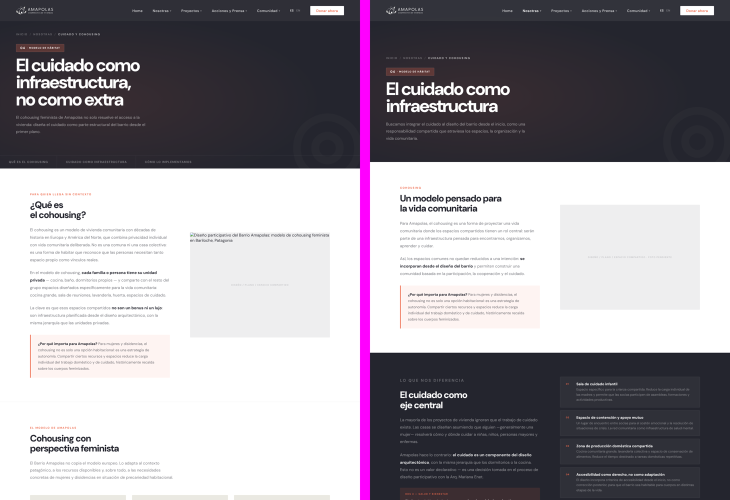
#> input picture docs/capturas/cohousing-escritorio-v5-vs-astro-1.png, 1460 x 1000 px, given in place of cohousing-escritorio-v5-vs-astro-1.png-desktop-v5.png, which was not available (shown at 1/2 size)
$ python compare.py ../docs/capturas/cohousing-escritorio-v5-vs-astro-1.png
#> lines starting #> are read from the running program, lines starting #| are printed output that depends on the picture; pictures that were not available may be replaced by others from this repository, and a replacement may not be noted
# Une capturas v5 | Astro lado a lado en tramos. Uso: python3 scripts/compare.py <nombre>
import sys, glob, os
from PIL import Image
name = sys.argv[1]
for f in glob.glob(f'docs/capturas/{name}-*-v5-vs-astro-*.png'): os.remove(f)
for vp, label, ch in [('desktop', 'escritorio', 2000), ('mobile', 'mobile', 3400)]:
    a = Image.open(f'screenshots/{name}-{vp}-v5.png'); b = Image.open(f'screenshots/{name}-{vp}-astro.png')
#> further down, a is the input picture: PIL image 1460x1000 RGB; mean R, G, B 154.8, 150.1, 157.3
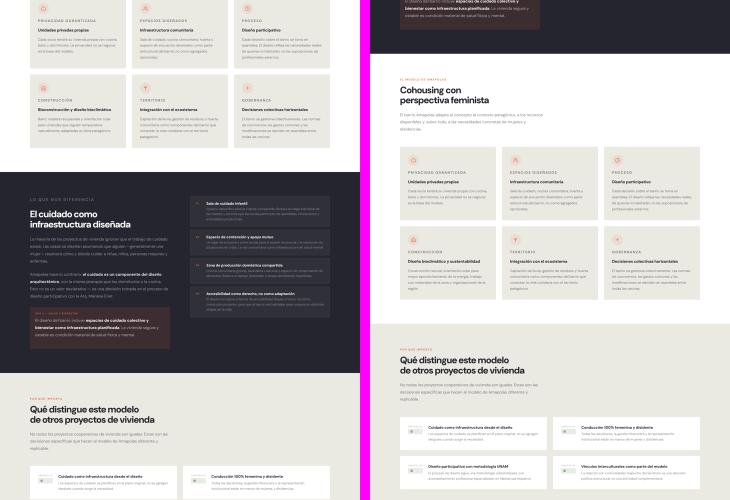
#> input picture docs/capturas/cohousing-escritorio-v5-vs-astro-2.png, 1460 x 1000 px, given in place of cohousing-escritorio-v5-vs-astro-1.png-desktop-astro.png, which was not available (shown at 1/2 size)
#> further down, b is the input picture: PIL image 1460x1000 RGB; mean R, G, B 190, 185.8, 188.4
    print(vp, a.size, b.size)
#| desktop (1460, 1000) (1460, 1000)
    W = a.width + b.width + 40; H = max(a.height, b.height)
#> after `W = a.width + b.width + 40`: W = 2960
#> after `H = max(a.height, b.height)`: H = 1000
    c = Image.new('RGB', (W, H), '#ff00ff'); c.paste(a, (0, 0)); c.paste(b, (a.width + 40, 0))
#> after `c = Image.new('RGB', (W, H), '#ff00ff')`:
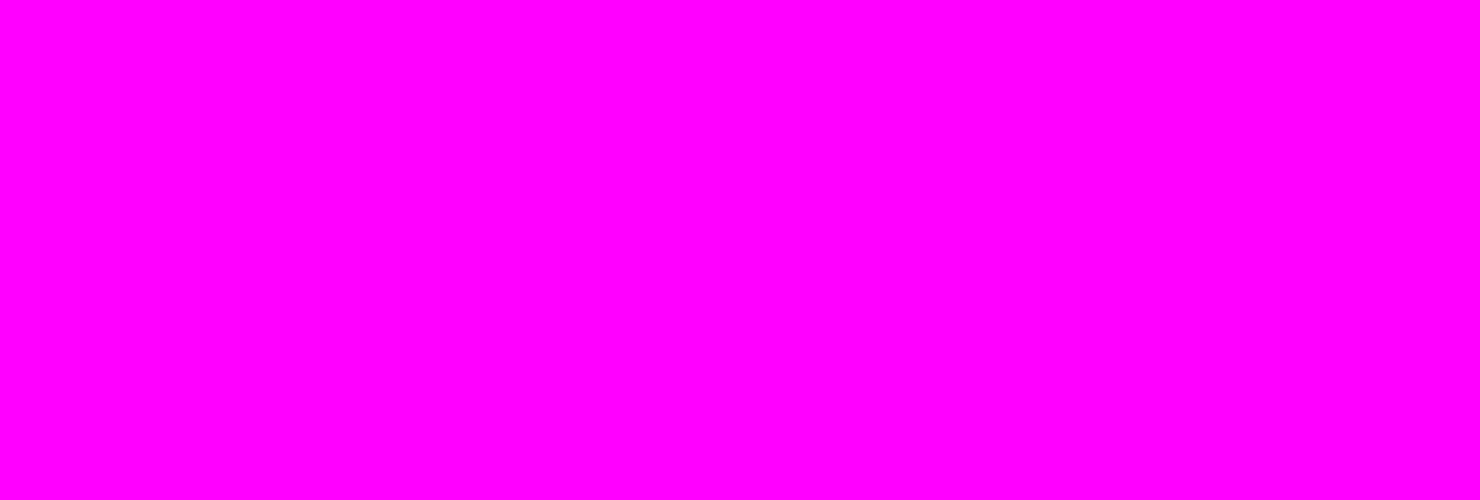
#> c: PIL image 2960x1000 RGB (shown at 1/2 size); mean R, G, B 255, 0, 255
#> after `c.paste(a, (0, 0))`:
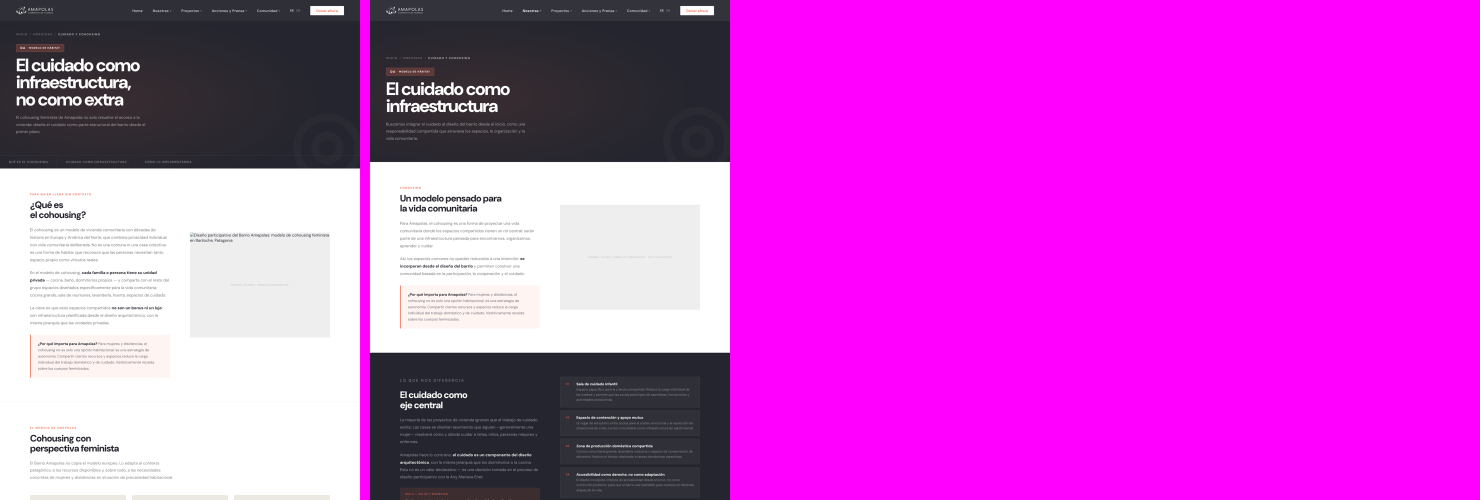
#> c: PIL image 2960x1000 RGB (shown at 1/2 size); mean R, G, B 205.6, 74, 206.8
#> after `c.paste(b, (a.width + 40, 0))`:
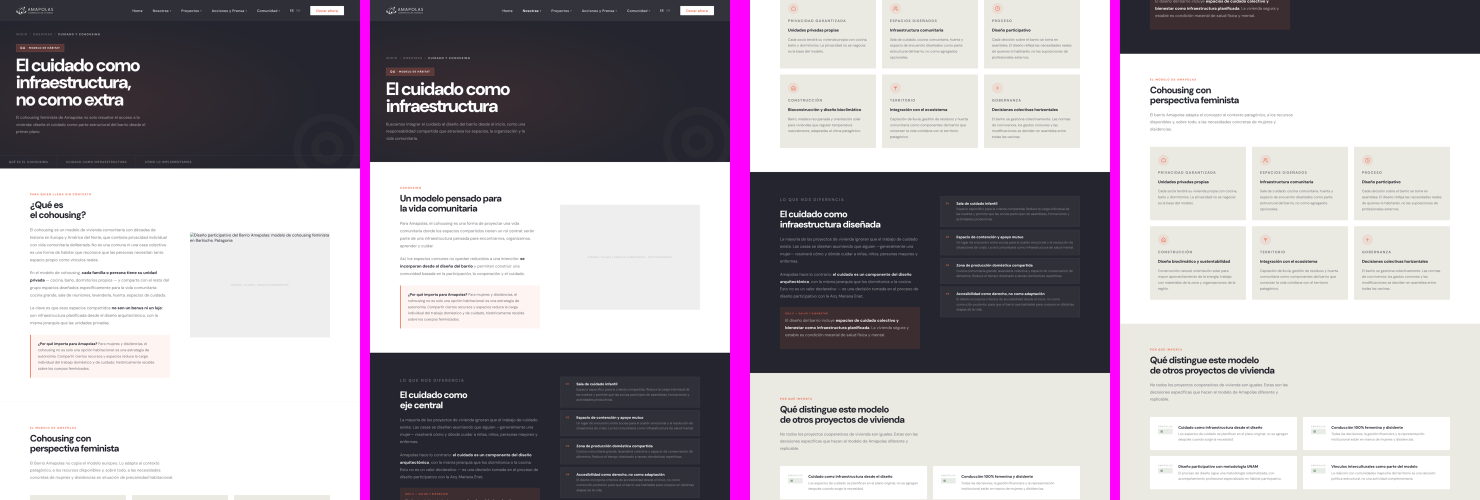
#> c: PIL image 2960x1000 RGB (shown at 1/2 size); mean R, G, B 173.5, 165.7, 173.9
    for n, y in enumerate(range(0, H, ch)):
        part = c.crop((0, y, W, min(H, y + ch)))
        part = part.resize((part.width // 2, part.height // 2))
        part.save(f'docs/capturas/{name}-{label}-v5-vs-astro-{n + 1}.png')
#> this loop made 1 pass
#> pass 1, `part = part.resize((part.width // 2, part.height // 2))`:
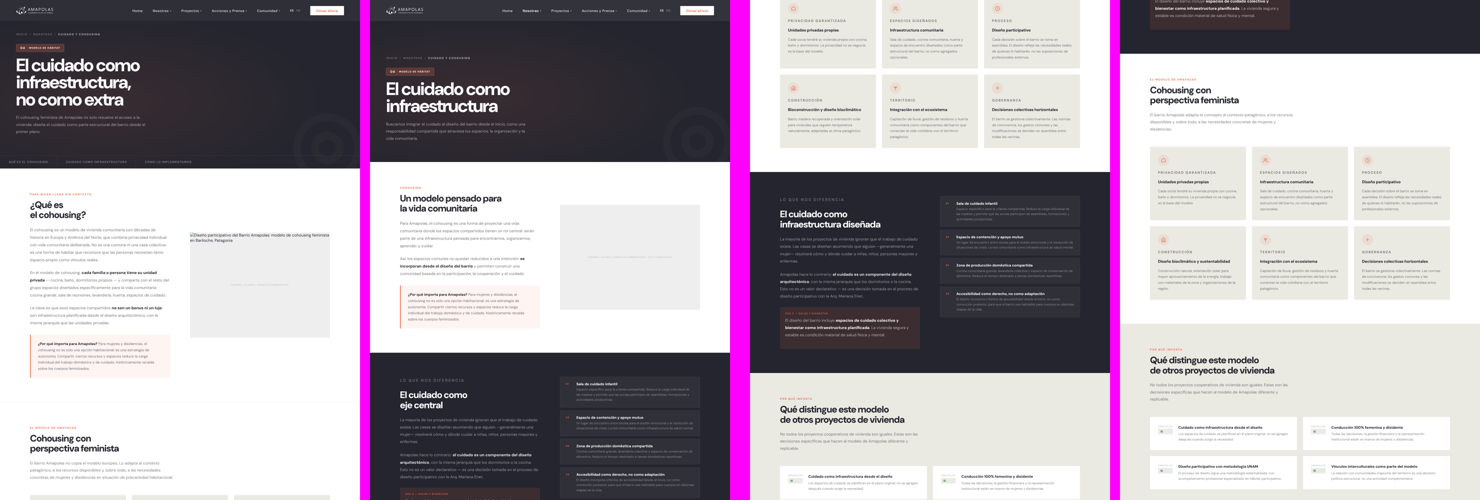
#> part: PIL image 1480x500 RGB; mean R, G, B 173.5, 165.6, 173.9
#> (the run stopped early here; a loop or call above may not have finished)
